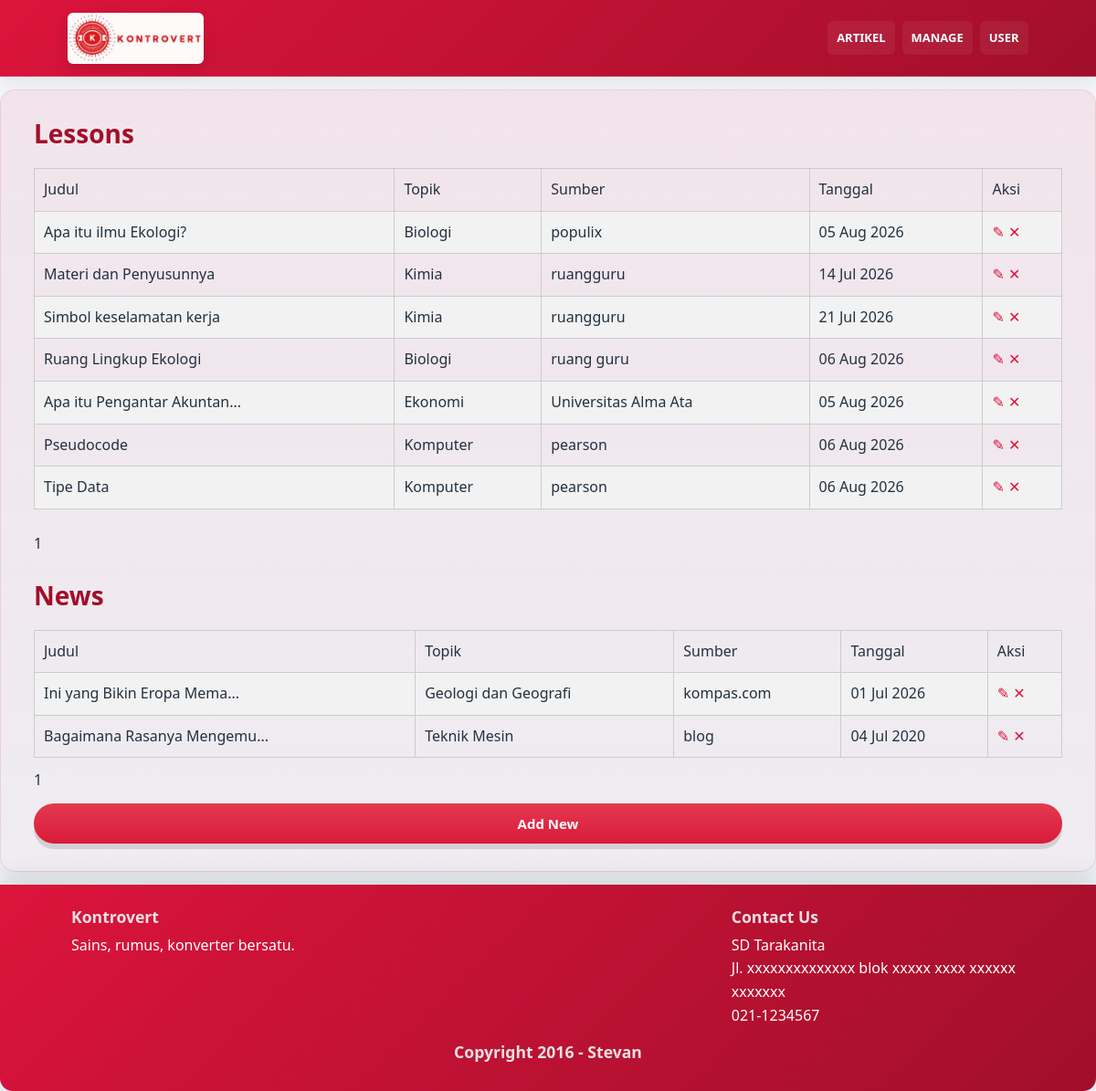
/CMS/longArticleCMS.php (signed in), run on an earlier commit of the app's database.
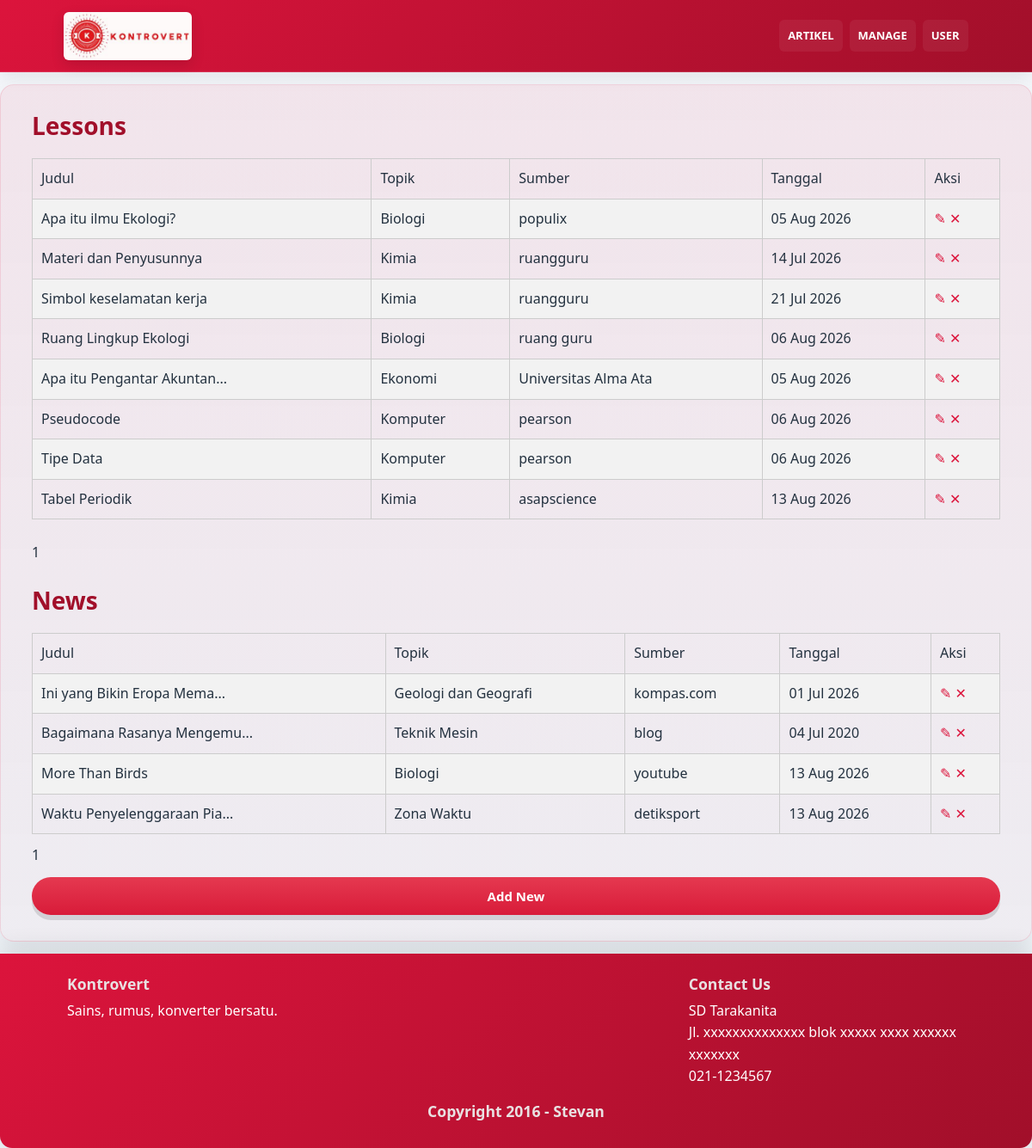
And on a later commit of the database.
### tables this page shows
CREATE TABLE `articles` (
  `id` int(11) NOT NULL,
  `idTopik` int(10) NOT NULL,
  `idJenis` int(11) NOT NULL,
  `gambar` varchar(100) NOT NULL,
  `judul` varchar(100) NOT NULL,
  `isi` text NOT NULL,
  `sumber` varchar(100) NOT NULL,
  `tanggal` date NOT NULL DEFAULT current_timestamp(),
  `idMateri` int(10) DEFAULT NULL,
  `created_by` varchar(20) NOT NULL
);

CREATE TABLE `topics` (
  `id` int(11) NOT NULL,
  `namaTopik` varchar(25) NOT NULL,
  `fg_in_news` tinyint(1) NOT NULL,
  `fg_in_materi` tinyint(1) NOT NULL,
  `fg_in_formulas` tinyint(1) NOT NULL
);

### CMS/longArticleCMS.php (the view, shortened to what the changed rows need)
<?php
	require_once __DIR__ . '/../db.inc.php';
?>
<!DOCTYPE html>
<html>
    <head>
        <link rel="stylesheet" href="buttons.css">
	</head>
	<body>
        <div class="hero" role="banner">
			<div class="hero-inner">
				<h2>Lessons</h2>
				<div class="hero-cta">
					<table id="contentMat" border="1">
                        <?php
                            $jml_list = 10;
                            $halamanLessons = isset($_GET['pageL']) ? max(1, (int) $_GET['pageL']) : 1;
                            $offsetLessons = ($halamanLessons - 1) * $jml_list;
                            $sqlstr = "SELECT a.id, t.namaTopik, a.gambar,
                                            a.judul, a.isi, a.sumber, a.tanggal
                                        FROM articles a
                                            INNER JOIN topics t ON a.idTopik = t.id
                                        WHERE a.idjenis = 5
                                        ORDER BY a.id
                                        LIMIT $offsetLessons,$jml_list";
                            $hasil = mysqli_query($db, $sqlstr);
                            $row = mysqli_fetch_row($hasil);
                            if($row)
                            {
                                do{
                                    list($id,$namaTopik,$gambar,$judul,$isi,$sumber,$tanggal) = $row;
                                    $judul_short = strlen($judul) > 25 ? substr($judul, 0, 25) . '...' : $judul;
                                    echo "<tr>";
                                        echo "<td title='$judul'>$judul_short</td>";
                                        echo "<td>$namaTopik</td>";
                                        echo "<td>$sumber</td>";
                                        echo "<td>" . date('d M Y', strtotime($tanggal)) ."</td>";
                                        echo"<td class='admin-actions'><a href=\"addEditArticle.php?linkID=$id\">✎</a>
                                            <a href=\"delete.php?table=articles&from=longArticleCMS&linkID=$id\" onclick=\"return confirm('Are you sure you want to delete this data?');\">✕</a></td>";
                                    echo "</tr>";
                                }while($row = mysqli_fetch_row($hasil));
                            }
                        ?>
                    </table>
				</div>
                <br>
                <br>
                <h2>News</h2>
                <div class="hero-cta">
                    <table id="contentMat" border="1">
                        <?php
                            $halamanNews = isset($_GET['pageN']) ? max(1, (int) $_GET['pageN']) : 1;
                            $offsetNews = ($halamanNews - 1) * $jml_list;
                            $sqlstr = "SELECT a.id, t.namaTopik, a.gambar, a.judul, a.isi, a.sumber, a.tanggal
                                        FROM articles a
                                            INNER JOIN topics t ON a.idTopik = t.id
                                        WHERE a.idjenis IN (1, 3, 6)
                                        ORDER BY a.id
                                        LIMIT $offsetNews,$jml_list";
                            $hasilNews = mysqli_query($db, $sqlstr);
                            $rowNews = mysqli_fetch_row($hasilNews);
                            if($rowNews)
                            {
                                do{
                                    list($id,$namaTopik,$gambar,$judul,$isi,$sumber,$tanggal) = $rowNews;
                                    $judul_short = strlen($judul) > 25 ? substr($judul, 0, 25) . '...' : $judul;
                                    echo "<tr>";
                                        echo "<td title='$judul'>$judul_short</td>";
                                        echo "<td>$namaTopik</td>";
                                        echo "<td>$sumber</td>";
                                        echo "<td>" . date('d M Y', strtotime($tanggal)) ."</td>";
                                        echo"<td class='admin-actions'><a href=\"addEditArticle.php?linkID=$id\">✎</a>
                                            <a href=\"delete.php?table=articles&from=longArticleCMS&linkID=$id\" onclick=\"return confirm('Are you sure you want to delete this data?');\">✕</a></td>";
                                    echo "</tr>";
                                }while($rowNews = mysqli_fetch_row($hasilNews));
                            }
                        ?>
                    </table>
                </div>
			</div>
		</div>
	</body>
</html>

What changed in the data, as far as the page shows it:
added articles: judul "Tabel Periodik", idTopik.namaTopik "Kimia", sumber "asapscience", tanggal "13 Aug 2026", shown under "Lessons"
added articles: judul "More Than Birds", idTopik.namaTopik "Biologi", sumber "youtube", tanggal "13 Aug 2026", shown under "News"
added articles: judul "Waktu Penyelenggaraan Pia...", idTopik.namaTopik "Zona Waktu", sumber "detiksport", tanggal "13 Aug 2026", shown under "News"
